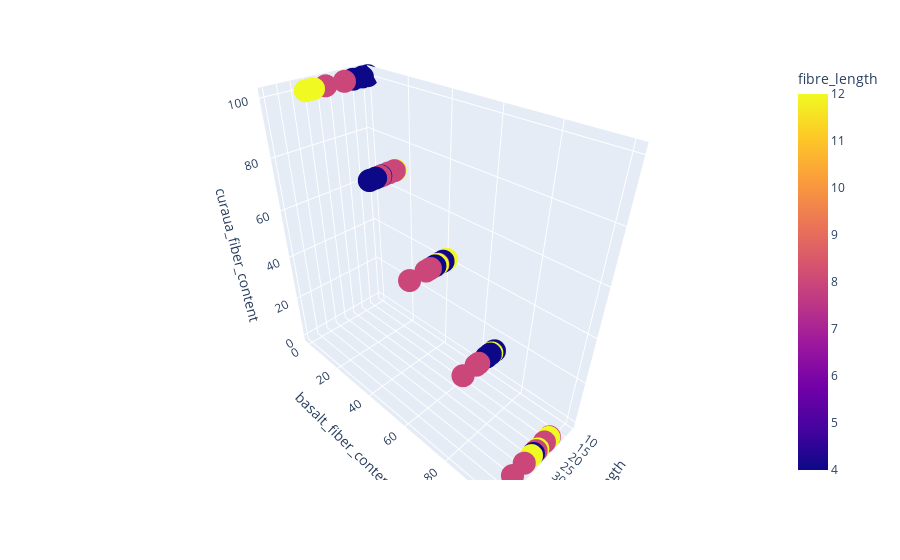

The cell this chart's notebook holds for it:
### Code cell
fig = px.scatter_3d(df, x='tensile_strength', y='basalt_fiber_content', z='curaua_fiber_content', color='fibre_length')
fig.show()

### Figure 1 — Plotly figure (JSON) as saved in the notebook; plotly's stock layout.template omitted (floating-point values rounded to 4 significant figures)
{"data": [{"hovertemplate": "tensile_strength=%{x}<br>basalt_fiber_content=%{y}<br>curaua_fiber_content=%{z}<br>fibre_length=%{marker.color}<extra></extra>", "legendgroup": "", "marker": {"color": [4, 4, 4, 4, 4, 4, 4, 4, 4, 4, 4, 4, 4, 4, 4, 8, 8, 8, 8, 8, 8, 8, 8, 8, 8, 8, 8, 8, 8, 8, 8, 8, 8, 8, 12, 12, 12, 12, 12, 12, 12, 12, 12, 12, 12], "coloraxis": "coloraxis", "symbol": "circle"}, "mode": "markers", "name": "", "scene": "scene", "showlegend": false, "type": "scatter3d", "x": [50.38, 30.36, 25.24, 27.22, 23.01, 23.71, 26.87, 22.89, 32.67, 32.11, 29.97, 27.7, 10.54, 17.2, 13, 35.52, 41.84, 24, 21.03, 28.82, 39.14, 32.6, 31.3, 25.39, 31.1, 29.02, 29.52, 38.65, 26.75, 21.57, 27.98, 24.14, 20.91, 28.8, 31.49, 27.87, 21.42, 24.43, 25.65, 21.26, 21.15, 33.67, 36.83, 34.4, 36.36], "y": [100, 100, 75, 75, 75, 50, 50, 50, 25, 25, 25, 25, 0, 0, 0, 100, 100, 100, 100, 100, 75, 75, 75, 50, 50, 50, 50, 50, 25, 25, 25, 25, 0, 0, 100, 100, 100, 75, 50, 50, 25, 0, 0, 0, 0], "z": [0, 0, 25, 25, 25, 50, 50, 50, 75, 75, 75, 75, 100, 100, 100, 0, 0, 0, 0, 0, 25, 25, 25, 50, 50, 50, 50, 50, 75, 75, 75, 75, 100, 100, 0, 0, 0, 25, 50, 50, 75, 100, 100, 100, 100]}], "layout": {"coloraxis": {"colorbar": {"title": {"text": "fibre_length"}}, "colorscale": [[0, "#0d0887"], [0.1111, "#46039f"], [0.2222, "#7201a8"], [0.3333, "#9c179e"], [0.4444, "#bd3786"], [0.5556, "#d8576b"], [0.6667, "#ed7953"], [0.7778, "#fb9f3a"], [0.8889, "#fdca26"], [1, "#f0f921"]]}, "legend": {"tracegroupgap": 0}, "margin": {"t": 60}, "scene": {"domain": {"x": [0, 1], "y": [0, 1]}, "xaxis": {"title": {"text": "tensile_strength"}}, "yaxis": {"title": {"text": "basalt_fiber_content"}}, "zaxis": {"title": {"text": "curaua_fiber_content"}}}}}
